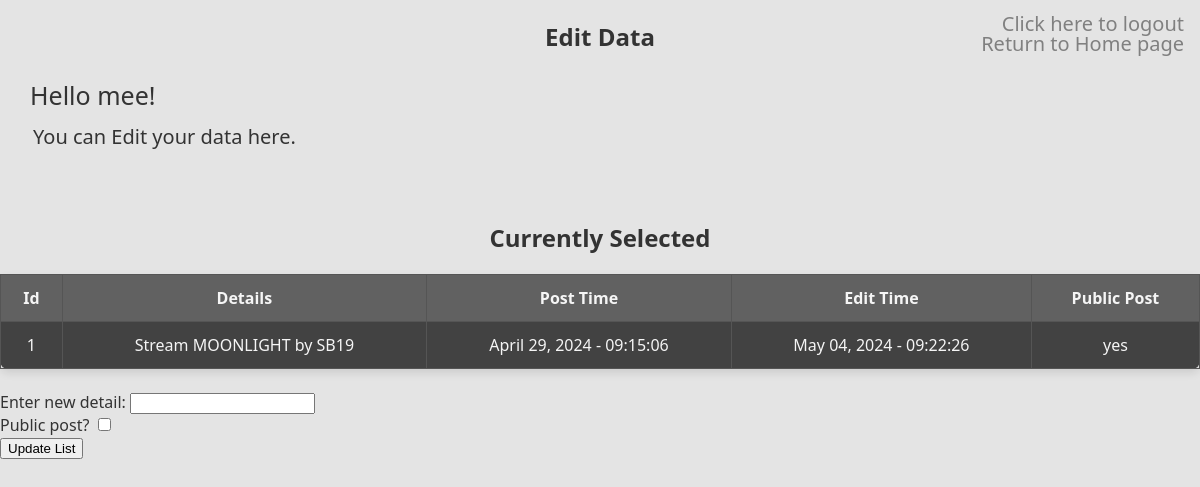
The page /edit.php?id=1 (signed in) on the database its author committed.
### tables this page shows
CREATE TABLE `list_tbl` (
  `id` int(11) NOT NULL,
  `details` text NOT NULL,
  `date_posted` varchar(30) NOT NULL,
  `time_posted` time NOT NULL,
  `date_edited` varchar(30) NOT NULL,
  `time_edited` time NOT NULL,
  `public` varchar(5) NOT NULL
);

### edit.php (the view, shortened to what this page needs)
<!DOCTYPE html>
<html lang="en">
<head>
    <link rel="stylesheet" href="styledit.css">
</head>
<?php
$user = $_SESSION['user'];
$id_exists = false;
?>
<body>
    <h2>Edit Data</h2>
    <p style="font-size: 25px; padding-left: 30px;">Hello <?php print "$user"; ?>!</p>
    <p style="font-size: 20px; padding-left: 33px; line-height: 0.5px">You can Edit your data here.</p>
    <a style="position: absolute;top: 0px; right: 16px; font-size: 20px; color:gray" href="logout.php">Click here to logout</a><br/><br/>
    <a style="position: absolute;top: 20px; right: 16px; font-size: 20px; color:gray" href="home.php">Return to Home page</a>
    <h2 class="selected-title">Currently Selected</h2>
    <table class="selected-table">
        <tr>
            <th>Id</th>
            <th>Details</th>
            <th>Post Time</th>
            <th>Edit Time</th>
            <th>Public Post</th>
        </tr>
        <?php
        if(!empty($_GET['id'])) {
            $id = $_GET['id'];
            $id_exists = true;
            $servername = "localhost";
            $username_db = "root";
            $password_db = "";
            $db_name = "first_db";
            $conn = mysqli_connect($servername, $username_db, $password_db, $db_name);
            $query = mysqli_query($conn,"SELECT * FROM list_tbl WHERE id='$id'");
            $count = mysqli_num_rows($query);
            if($count > 0) {
                while($row = mysqli_fetch_array($query)) {
                    Print "<tr>";
                    Print "<td>". $row['id'] . "</td>";
                    Print "<td>". $row['details'] . "</td>";
                    $post_time = date("F d, Y - H:i:s", strtotime($row['date_posted'] . ' ' . $row['time_posted']));
                    $edit_time = date("F d, Y - H:i:s", strtotime($row['date_edited'] . ' ' . $row['time_edited']));
                    Print "<td>". $post_time . "</td>";
                    Print "<td>". $edit_time . "</td>";
                    Print "<td>". $row['public']. "</td>";
                    Print "</tr>";
                }
            } else {
                $id_exists = false;
            }
        }
        ?>
    </table>
    <br/>
    <?php
    if($id_exists) {
        Print '
        <form action="edit.php" method="POST">
            <label for="details">Enter new detail:</label>
            <input  type="text" name="details" id="details"/><br/>
            <label for="public">Public post?</label>
            <input type="checkbox" name="public[]" value="yes" id="public"/><br/>
            <input type="submit" value="Update List"/>
        </form>
        ';
    } else {
        Print '<h2 class="no-data">There is no data to be edited.</h2>';
    }
    ?>
</body>
</html>

### styledit.css (style rules this page uses)
body { font-family: 'Segoe UI', Tahoma, Geneva, Verdana, sans-serif; margin: 0; padding: 0; background-color: #e4e4e4; color: #333; }
h2 { text-align: center; color: #333; margin-bottom: 20px; }
a { display: block; text-align: center; margin-top: 10px; color: #90caf9; text-decoration: none; transition: color 0.3s ease; }
.selected-title { text-align: center; color: #333; margin-bottom: 20px; }
.selected-table { width: 100%; border-collapse: collapse; margin-top: 20px; background-color: #424242; box-shadow: 0 4px 8px rgba(0, 0, 0, 0.1); border-radius: 8px; }
.selected-table th, .selected-table td { border: 1px solid #555; padding: 12px; text-align: center; color: #f5f5f5; }
.selected-table th { background-color: #616161; }

### rows shown on the page
list_tbl: id "1", details "Stream MOONLIGHT by SB19", public "yes"

### other values the page prints
$user "mee"
